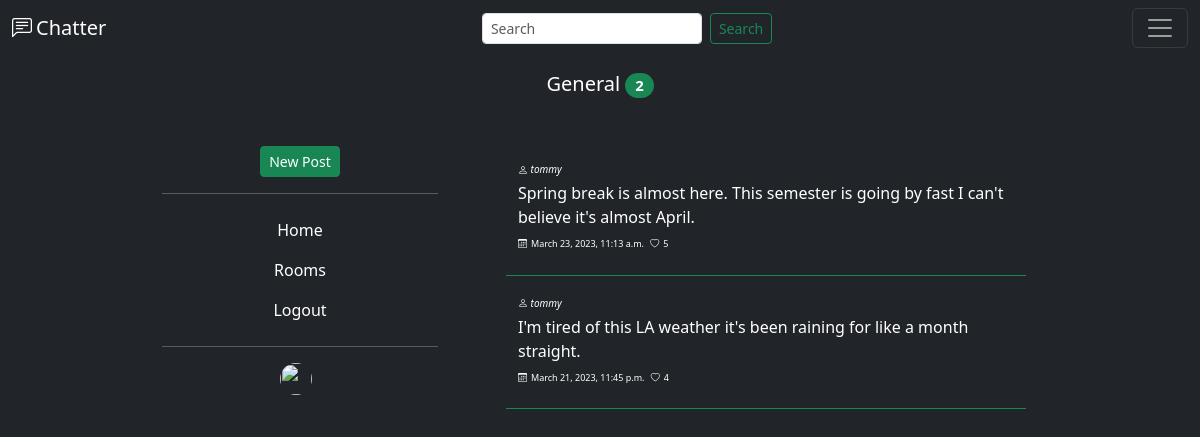
Before: /chatter/chatrooms/1/ with the older database file.
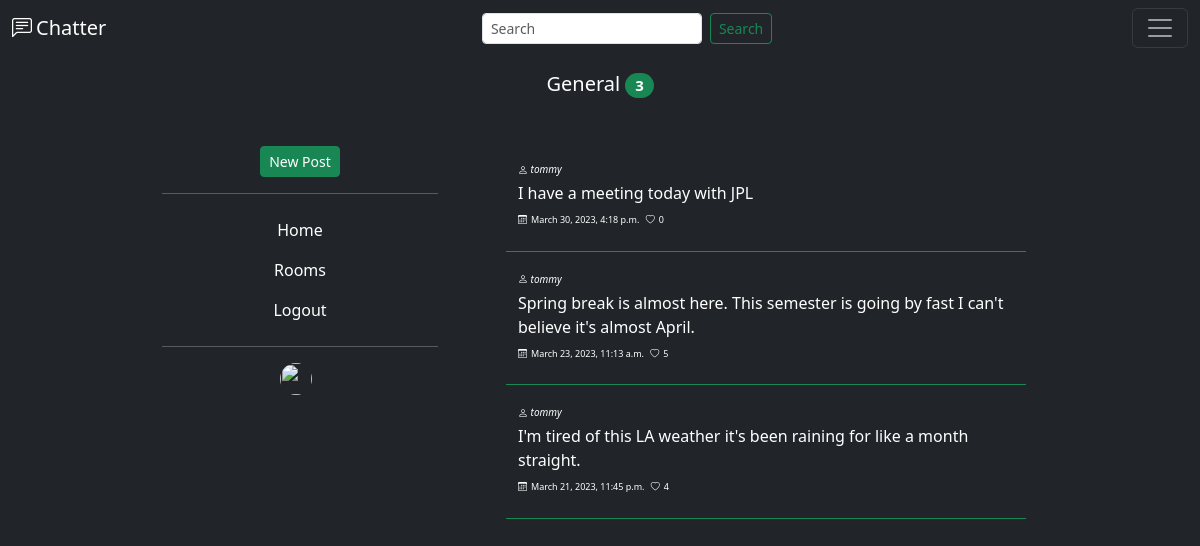
After: the same page with the newer database file.
### posts/models.py (models this page shows, shortened)
class Chatroom(models.Model):
    name = models.CharField(max_length=30)
    users = models.IntegerField(default=0)

class Post(models.Model):
    post_text = models.TextField(max_length=140)
    post_image = models.ImageField(upload_to='post-img', blank=True, null=True)
    pub_date = models.DateTimeField('date posted', auto_now_add=True)
    likes = models.IntegerField(default=0)
    user = models.ForeignKey(
        User, on_delete=models.CASCADE, related_name='posts')
    chatroom = models.ForeignKey(
        Chatroom, on_delete=models.CASCADE, related_name='posts', null=True)
    class Meta:
        ordering = ['pub_date']

### posts/views.py (the view)
# urls.py: path('chatrooms/<int:pk>/', views.ChatroomDetailView.as_view(),
class ChatroomDetailView(generic.DetailView):
    model = Chatroom
    template_name = 'posts/chatroom_detail.html'

### posts/templates/posts/chatroom_detail.html (shortened to what this page needs)
{% extends "base.html" %}
{% block title %}
<h5 class="mb-3 text-center">
    {{ chatroom.name|capfirst }}
    <span class="badge bg-success rounded-pill">
        {{chatroom.posts.all|length}}
    </span>
</h5>
{% endblock %}
{% block chatroom_posts %}
<div class="container-fluid">
    <ul class="list-group-flush">
        {% for post in chatroom.posts.all reversed %}
            <li class="list-group-item text-bg-dark border-bottom border-success border-1 m-2 p-2">
                <div class="row">
                    <i class="bi bi-person m-1" style="font-size: x-small;"> {{post.user}}</i>
                </div>
                <div class="row mx-1 mb-2">
                    {{post.post_text}}
                </div>
                <div class="row">
                    <p style="font-size: xx-small;">
                        <i class="bi bi-calendar3 mx-1"></i>{{post.pub_date}}
                        <i class="bi bi-heart mx-1"></i>{{post.likes}}
                    </p>
                </div>
            </li>
        {% endfor %}
    </ul>
</div>
{% endblock %}

Changed rows visible on the page:
computed for Chatroom "General": posts.all|length "2" → "3"
added Post: user "tommy", post_text "I have a meeting today with JPL", pub_date "March 30, 2023, 4:18 p.m.", likes "0"
